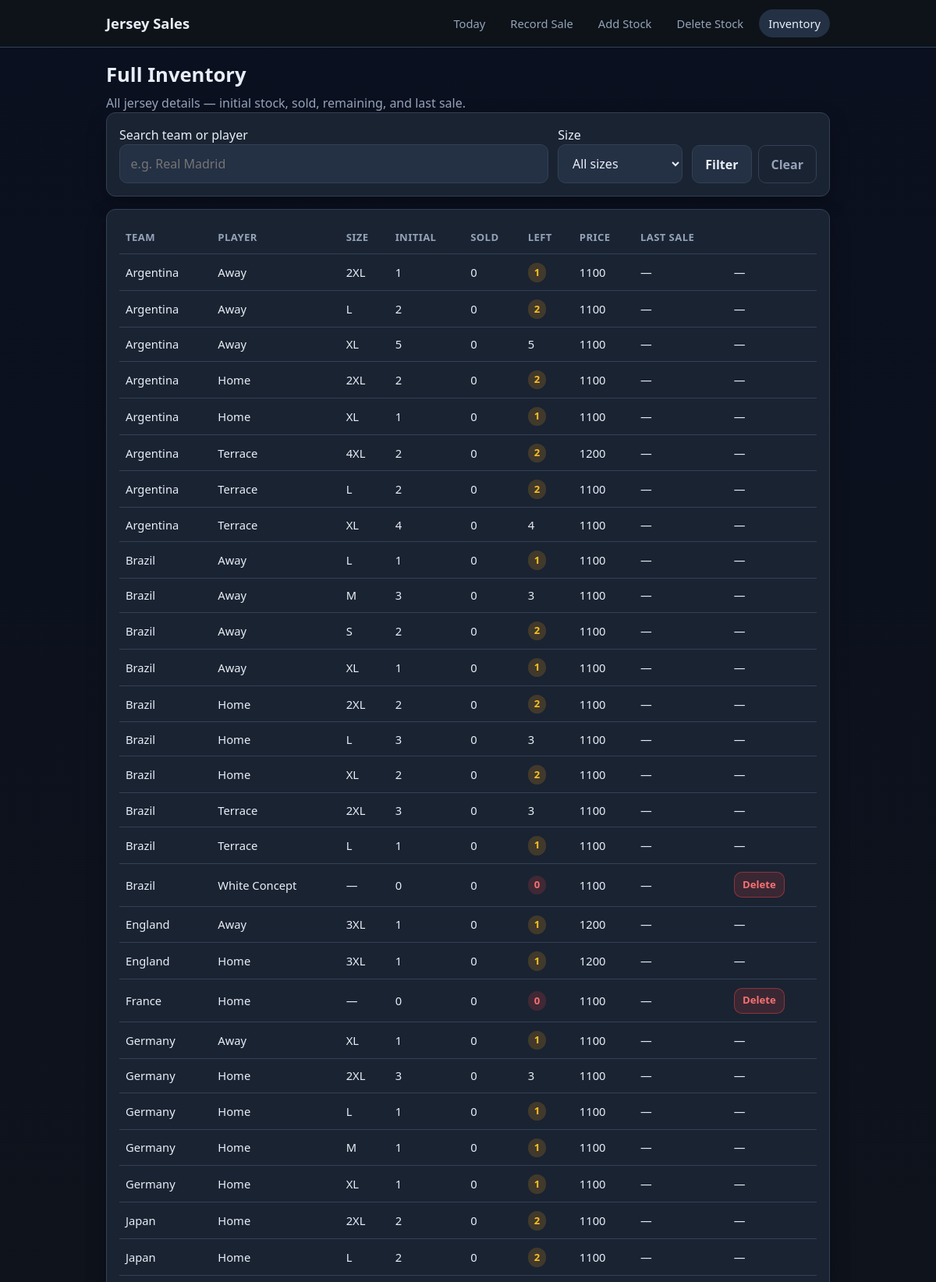
Page /inventory (upper part) on the committed database.
### tables this page shows
CREATE TABLE jerseys (
                id INTEGER PRIMARY KEY AUTOINCREMENT,
                team TEXT NOT NULL,
                player_name TEXT NOT NULL DEFAULT '',
                size TEXT NOT NULL,
                initial_stock INTEGER NOT NULL,
                current_stock INTEGER NOT NULL,
                unit_price REAL NOT NULL,
                created_at TEXT NOT NULL DEFAULT (datetime('now', 'localtime'))
            );

### app.py (the view)
@app.route("/inventory")
def inventory():
    search = request.args.get("search", "")
    size_filter = request.args.get("size", "")
    jerseys = models.get_all_jerseys_with_stats(search=search, size_filter=size_filter)
    return render_template(
        "inventory.html",
        jerseys=jerseys,
        search=search,
        size_filter=size_filter,
        sizes=SIZES,
    )

### app.py (called while the page is built)
@app.before_request
def ensure_db():
    init_db()

### database.py (called while the page is built)
def get_connection():
    conn = sqlite3.connect(DB_PATH)
    conn.row_factory = sqlite3.Row
    conn.execute("PRAGMA foreign_keys = ON")
    return conn

### templates/inventory.html (shortened to what this page needs)
{% extends "base.html" %}
{% block content %}
<section class="page-header">
    <h1>Full Inventory</h1>
    <p>All jersey details — initial stock, sold, remaining, and last sale.</p>
</section>
<section class="panel">
    <form method="get" class="filter-row">
        <label>
            Search team or player
            <input type="text" name="search" value="{{ search }}" placeholder="e.g. Real Madrid">
        </label>
        <label>
            Size
            <select name="size">
                <option value="">All sizes</option>
            </select>
        </label>
        <div class="filter-actions">
            <button type="submit" class="btn btn-secondary">Filter</button>
            <a href="{{ url_for('inventory') }}" class="btn btn-ghost">Clear</a>
        </div>
    </form>
</section>
<section class="panel">
    {% if jerseys %}
    <div class="table-wrap">
        <table>
            <thead>
                <tr>
                    <th>Team</th>
                    <th>Player</th>
                    <th>Size</th>
                    <th>Initial</th>
                    <th>Sold</th>
                    <th>Left</th>
                    <th>Price</th>
                    <th>Last Sale</th>
                    <th></th>
                </tr>
            </thead>
            <tbody>
                {% for jersey in jerseys %}
                <tr>
                    <td>{{ jersey.team }}</td>
                    <td>{{ jersey.player_name or "—" }}</td>
                    <td>{{ jersey.size }}</td>
                    <td>{{ jersey.initial_stock }}</td>
                    <td>{{ jersey.sold_count }}</td>
                    <td>
                        {% if jersey.current_stock <= 2 and jersey.current_stock > 0 %}
                        <span class="badge badge-warning">{{ jersey.current_stock }}</span>
                        {% elif jersey.current_stock == 0 %}
                        <span class="badge badge-danger">0</span>
                        {% else %}
                        {{ jersey.current_stock }}
                        {% endif %}
                    </td>
                    <td>{{ "%.0f"|format(jersey.unit_price) }}</td>
                    <td>{{ jersey.last_sale_at[:16] if jersey.last_sale_at else "—" }}</td>
                    <td>
                        {% if jersey.current_stock == 0 %}
                        <form method="post" action="{{ url_for('delete_stock') }}" class="inline-form" onsubmit="return confirm('Remove this out-of-stock jersey from inventory?');">
                            <button type="submit" class="btn btn-danger btn-small">Delete</button>
                        </form>
                        {% else %}
                        —
                        {% endif %}
                    </td>
                </tr>
                {% endfor %}
            </tbody>
        </table>
    </div>
    {% else %}
    <p class="empty-state">No jerseys match your search.</p>
    {% endif %}
</section>
{% endblock %}

### static/style.css (style rules this page uses)
:root { --bg: #0f1419; --surface: #1a2332; --surface-2: #243044; --text: #e8eef7; --muted: #94a3b8; --primary: #3b82f6; --primary-hover: #2563eb; --success: #22c55e; --warning: #f59e0b; --danger: #ef4444; --border: #334155; --radius: 12px; --shadow: 0 8px 24px rgba(0, 0, 0, 0.25); }
* { box-sizing: border-box; }
body { margin: 0; font-family: "Segoe UI", system-ui, -apple-system, sans-serif; background: linear-gradient(180deg, #0b1020 0%, var(--bg) 100%); color: var(--text); min-height: 100vh; line-height: 1.5; }
a { color: var(--primary); text-decoration: none; }
.page-header h1 { margin: 0 0 0.25rem; font-size: 1.6rem; }
.page-header p { margin: 0; color: var(--muted); }
.panel { background: var(--surface); border: 1px solid var(--border); border-radius: var(--radius); padding: 1rem; margin-bottom: 1rem; box-shadow: var(--shadow); }
.form-actions, .filter-actions { display: flex; align-items: end; gap: 0.5rem; }
input, select, button, .btn { font: inherit; }
input, select { width: 100%; padding: 0.75rem 0.85rem; border-radius: 10px; border: 1px solid var(--border); background: var(--surface-2); color: var(--text); }
.btn { display: inline-flex; align-items: center; justify-content: center; padding: 0.7rem 1rem; border-radius: 10px; border: 1px solid transparent; cursor: pointer; font-weight: 600; }
.btn-secondary { background: var(--surface-2); color: var(--text); border-color: var(--border); }
.btn-ghost { background: transparent; color: var(--muted); border-color: var(--border); }
.btn-danger { background: rgba(239, 68, 68, 0.15); color: #f87171; border-color: rgba(239, 68, 68, 0.45); }
.btn-small { padding: 0.35rem 0.65rem; font-size: 0.82rem; }
.inline-form { display: inline; margin: 0; }
.filter-row { display: grid; grid-template-columns: 1fr; gap: 0.75rem; }
.table-wrap { overflow-x: auto; }
table { width: 100%; border-collapse: collapse; font-size: 0.92rem; }
th, td { padding: 0.65rem 0.5rem; border-bottom: 1px solid var(--border); text-align: left; white-space: nowrap; }
th { color: var(--muted); font-weight: 600; font-size: 0.82rem; text-transform: uppercase; letter-spacing: 0.03em; }
.badge { display: inline-block; padding: 0.15rem 0.5rem; border-radius: 999px; font-size: 0.82rem; font-weight: 700; }
.badge-warning { background: rgba(245, 158, 11, 0.18); color: #fbbf24; }
.badge-danger { background: rgba(239, 68, 68, 0.18); color: #f87171; }
@media (min-width: 640px) { .filter-row { grid-template-columns: 1fr 160px auto; align-items: end; } }

### rows in the picture
jerseys: team "Argentina", player_name "Away", size "2XL", initial_stock "1", sold_count "0", current_stock "1", unit_price "1100", last_sale_at "—"
jerseys: team "Argentina", player_name "Away", size "L", initial_stock "2", sold_count "0", current_stock "2", unit_price "1100", last_sale_at "—"
jerseys: team "Argentina", player_name "Away", size "XL", initial_stock "5", sold_count "0", current_stock "5", unit_price "1100", last_sale_at "—"
jerseys: team "Argentina", player_name "Home", size "2XL", initial_stock "2", sold_count "0", current_stock "2", unit_price "1100", last_sale_at "—"
jerseys: team "Argentina", player_name "Home", size "XL", initial_stock "1", sold_count "0", current_stock "1", unit_price "1100", last_sale_at "—"
jerseys: team "Argentina", player_name "Terrace", size "4XL", initial_stock "2", sold_count "0", current_stock "2", unit_price "1200", last_sale_at "—"
jerseys: team "Argentina", player_name "Terrace", size "L", initial_stock "2", sold_count "0", current_stock "2", unit_price "1100", last_sale_at "—"
jerseys: team "Argentina", player_name "Terrace", size "XL", initial_stock "4", sold_count "0", current_stock "4", unit_price "1100", last_sale_at "—"
jerseys: team "Brazil", player_name "Away", size "L", initial_stock "1", sold_count "0", current_stock "1", unit_price "1100", last_sale_at "—"
jerseys: team "Brazil", player_name "Away", size "M", initial_stock "3", sold_count "0", current_stock "3", unit_price "1100", last_sale_at "—"
jerseys: team "Brazil", player_name "Away", size "S", initial_stock "2", sold_count "0", current_stock "2", unit_price "1100", last_sale_at "—"
jerseys: team "Brazil", player_name "Away", size "XL", initial_stock "1", sold_count "0", current_stock "1", unit_price "1100", last_sale_at "—"
jerseys: team "Brazil", player_name "Home", size "2XL", initial_stock "2", sold_count "0", current_stock "2", unit_price "1100", last_sale_at "—"
jerseys: team "Brazil", player_name "Home", size "L", initial_stock "3", sold_count "0", current_stock "3", unit_price "1100", last_sale_at "—"
jerseys: team "Brazil", player_name "Home", size "XL", initial_stock "2", sold_count "0", current_stock "2", unit_price "1100", last_sale_at "—"
jerseys: team "Brazil", player_name "Terrace", size "2XL", initial_stock "3", sold_count "0", current_stock "3", unit_price "1100", last_sale_at "—"
jerseys: team "Brazil", player_name "Terrace", size "L", initial_stock "1", sold_count "0", current_stock "1", unit_price "1100", last_sale_at "—"
jerseys: team "Brazil", player_name "White Concept", size "—", initial_stock "0", sold_count "0", current_stock "0", unit_price "1100"
jerseys: team "England", player_name "Away", size "3XL", initial_stock "1", sold_count "0", current_stock "1", unit_price "1200", last_sale_at "—"
jerseys: team "England", player_name "Home", size "3XL", initial_stock "1", sold_count "0", current_stock "1", unit_price "1200", last_sale_at "—"
jerseys: team "France", player_name "Home", size "—", initial_stock "0", sold_count "0", current_stock "0", unit_price "1100"
jerseys: team "Germany", player_name "Away", size "XL", initial_stock "1", sold_count "0", current_stock "1", unit_price "1100", last_sale_at "—"
jerseys: team "Germany", player_name "Home", size "2XL", initial_stock "3", sold_count "0", current_stock "3", unit_price "1100", last_sale_at "—"
jerseys: team "Germany", player_name "Home", size "L", initial_stock "1", sold_count "0", current_stock "1", unit_price "1100", last_sale_at "—"
jerseys: team "Germany", player_name "Home", size "M", initial_stock "1", sold_count "0", current_stock "1", unit_price "1100", last_sale_at "—"
jerseys: team "Germany", player_name "Home", size "XL", initial_stock "1", sold_count "0", current_stock "1", unit_price "1100", last_sale_at "—"
jerseys: team "Japan", player_name "Home", size "2XL", initial_stock "2", sold_count "0", current_stock "2", unit_price "1100", last_sale_at "—"
jerseys: team "Japan", player_name "Home", size "L", initial_stock "2", sold_count "0", current_stock "2", unit_price "1100", last_sale_at "—"
